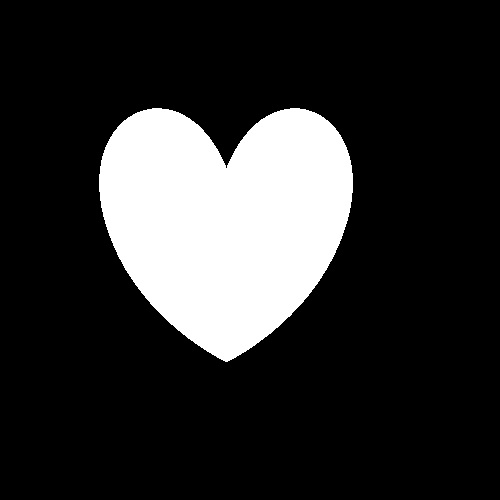
#> input picture Research/images/heart.jpg, 500 x 500 px, found by its file name
$ python Contour.py   (older library calls are emulated)
#> lines starting #> are read from the running program, lines starting #| are printed output that depends on the picture; after the words box and inside, x2 and y2 are one past the last pixel; in counts of white or black regions, pixels touching at a corner belong together; long printed decimals are rounded
import cv2
import numpy as np
import datetime as dt
img = cv2.imread("H:/Github/OpenCv/Research/images/heart.jpg")
#> img is the input picture: shape (500, 500, 3); min 0, max 255, mean 47.2

imgray = cv2.cvtColor(img,cv2.COLOR_BGR2GRAY)
ret,thresh = cv2.threshold(imgray,127,255,0)
#> thresh: shape (500, 500); 18.5% white; 1 white region
im2, contours, hierarchy = cv2.findContours(thresh,cv2.RETR_TREE,cv2.CHAIN_APPROX_SIMPLE)
#> contours = 1 contour; box (x1, y1, x2, y2) and area: (99, 108, 353, 362) 45866

# returns defects location array matrix
# print(contours[-1])

# for c in contours:
#     print(c)

cnt = contours[-1]
#> cnt = contour of 409 points, box (x1, y1, x2, y2) (99, 108, 353, 362), area 45866

# cv2.drawContours(img, [cnt], 0, (100,255,120), 3)
# cv2.drawContours(img, contours, 1, (255,105,0), 3)
#-1 all 0 first
#line joing defects
cv2.drawContours(img, contours, -1, (255,0,0), 3)
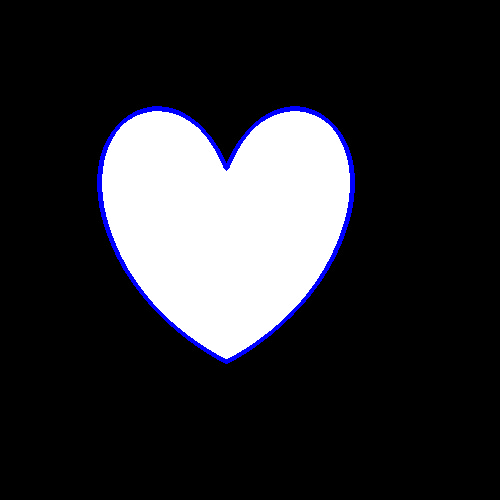
#> img: shape (500, 500, 3); 1.5% of pixels changed, all inside (x1, y1, x2, y2) = (97, 106, 355, 364)


# contours recieves defects coordinates in array  [no.defect = no.array]
for c in contours:
    # print(c)
    rect = cv2.minAreaRect(c)
    # print(rect)
    box = cv2.boxPoints(rect)
    box = np.int0(box)
    # print(box)
    # print(box)
    # cv2.drawContours(img,[box],0,(0,0,255),2)
    cv2.drawContours(img,[box],-1,(20,10,180),2)

    (x,y),radius = cv2.minEnclosingCircle(c)
    # print(c)
    # print(x,y)
    # print(radius)
    center = (int(x),int(y))
    radius = int(radius)
    cv2.circle(img,center,radius,(0,255,0),2)
#> this loop made 1 pass
#> (rect, box, x, y, radius, center) on pass 1: (((225.5, 234.5), (253, 253), -90), [[352, 361], [99, 361], [99, 108], [352, 108]], 225.6, 218.8, 142, (225, 218))
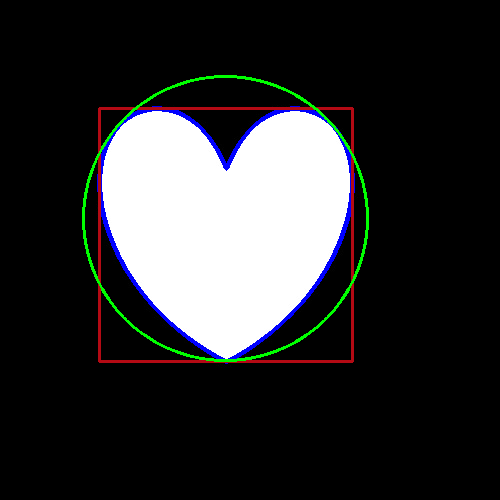
#> img: shape (500, 500, 3); 2.2% of pixels changed, all inside (x1, y1, x2, y2) = (82, 75, 369, 363)


# [9 lines of commented-out code are left out]


hull = cv2.convexHull(cnt,returnPoints = False)
#> hull = 72 values, max 305 at index 0, min 0 at index 71, mean 150.9
defects = cv2.convexityDefects(cnt,hull)
#> defects = 65 rows, first 6: [305, 0, 357, 15360], [0, 2, 1, 201], [2, 4, 3, 186], [4, 8, 5, 162], [8, 12, 9, 114], [12, 16, 13, 176]

# [7 lines of commented-out code are left out]

rows,cols = img.shape[:2]
#> rows = 500; cols = 500
# print(img.shape[:2])
[vx,vy,x,y] = cv2.fitLine(cnt, cv2.DIST_L2,0,0.01,0.01)
#> vx = [0.865]; vy = [0.502]; x = [226.2]; y = [210.7]
# print(vx,vy,x,y)
lefty = int((-x*vy/vx) + y)
#> lefty = 79
# print(-x*vy)
# print(-x*vy/vx)
# print((-x*vy/vx) + y)
righty = int(((cols-x)*vy/vx)+y)
#> righty = 369
print((cols-x)*vy)
#| [137.401]
print(((cols-x)*vy/vx))
#| [158.844]
print(((cols-x)*vy/vx)+y)
#| [369.546]
cv2.line(img,(cols-1,righty),(0,lefty),(100,16,170),2)


day = dt.datetime.now().strftime("%A %d %B %Y")
time = dt.datetime.now().strftime("%I:%M:%S %p")
font = cv2.FONT_HERSHEY_SIMPLEX
#> font = 0
#cv2.putText(img,'Occupied',(10,450), font, 0.5,(255,100,50),1,cv2.LINE_AA)
cv2.putText(img,day,(10,470), font, 0.5,(0,0,255),1,cv2.LINE_AA)
cv2.putText(img,time,(10,490), font, 0.5,(0,0,255),1,cv2.LINE_AA)
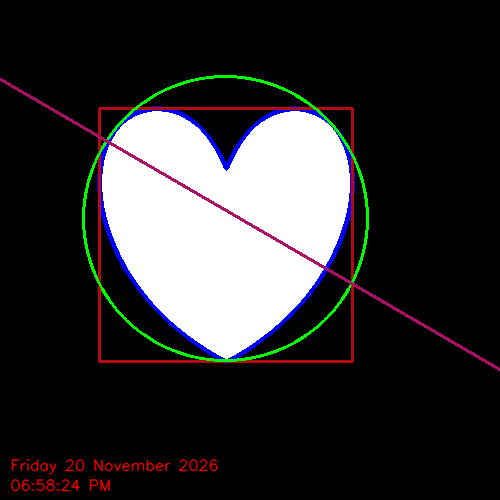
#> img: shape (500, 500, 3); mean B, G, R 48.1, 47, 48.3
cv2.imshow("Show",img)
cv2.waitKey()
cv2.destroyAllWindows()
